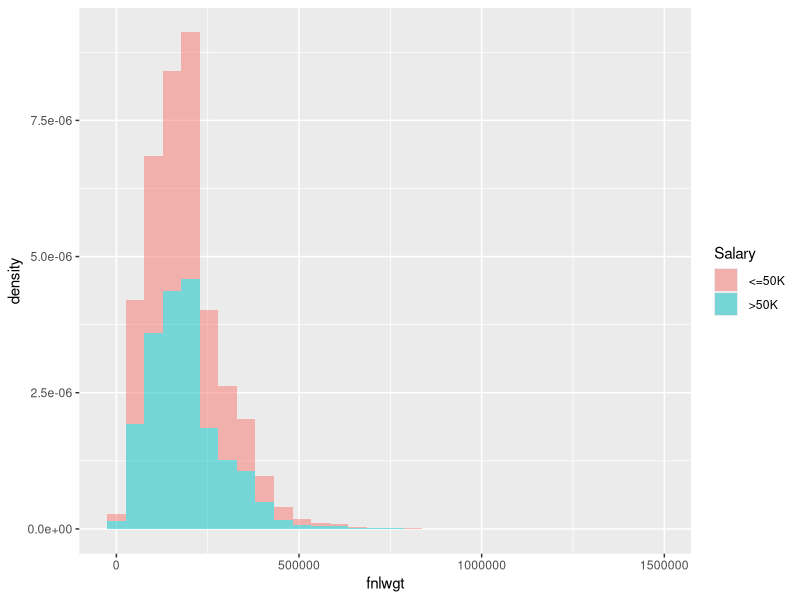

Recreate this plot in R.
library(dplyr)
library(data.table)
library(ggplot2)
df.adult = read.csv("Datasets//adult.data")#, strip.white = TRUE)

df.adult = df.adult %>% mutate(across(where(is.factor), as.character))
View(df.adult)
sapply(df.adult, class)
sapply(df.adult[, sapply(df.adult, class) == "character"], table)

ggplot(df.adult, aes(x = fnlwgt, y = ..density.., group = Salary, fill = Salary)) + geom_histogram(alpha = 0.5)


df.adult.rv = df.adult
#df.adult.rv$Race = ifelse(df.adult$Race == "White", "White", "Non-white")
df.adult.rv$Country = ifelse(as.character(df.adult$Country) == "United-States", "US", "Non-US")
df.adult.rv$Relationship = ifelse(df.adult$Relationship %in% c("Husband", "Wife"), "Husband/Wife", "Non-Husband/Wife")
df.adult.rv$Occupation = df.adult$Occupation
df.adult.rv$Marital.Status = ifelse(df.adult$Marital.Status %in% c("Married-AF-spouse", "Married-civ-spouse", "Married-spouse-absent"),
                                    "Married", df.adult$Marital.Status)
df.adult.rv$Workclass = ifelse(df.adult$Workclass == "Private", "Private",
                               ifelse(df.adult$Workclass %in% c("Local-gov", "Federal-gov"), "Government",
                                      "Other"))
df.adult.rv$Education[df.adult.rv$Education %in%
                        c("10th", "11th", "12th", "1st-4th", "5th-6th", "7th-8th", "9th", "Preschool")] = "<=12th"

df.adult.rv = df.adult.rv[, ! colnames(df.adult.rv) %in% c("Relationship", "Capital.Loss")]
sapply(df.adult.rv[, sapply(df.adult.rv, class) == "character"], table)
View(df.adult.rv)

fwrite(df.adult.rv, "df_adult_edited.csv")